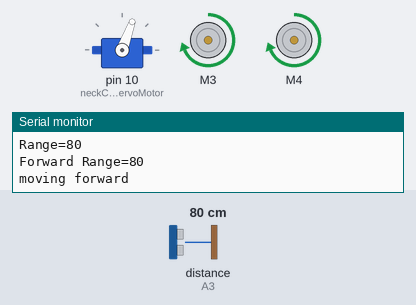
This sketch was run on a simulated Arduino Uno, built with avr-gcc and run on an emulated ATmega328P. Parts: servo, 2 × DC motor (green arrow = forward, orange = backward, longer = faster), the last lines printed to the serial monitor. Wiring (inferred from the names in the program): ultrasonic range finder: trigger A2; echo A3. Inputs (shaded band) come from the test bench; at power-on: distance to the obstacle (sensor on A3) 80 cm. The echo pulse lasts 58.3 µs per cm; random numbers use the default seed unless the sketch sets one.

Above: at 3.2 s.
3.3 s: distance to the obstacle (sensor on A3) set to 22 cm
6.1 s: distance to the obstacle (sensor on A3) set to 18 cm
At 7.2 s:
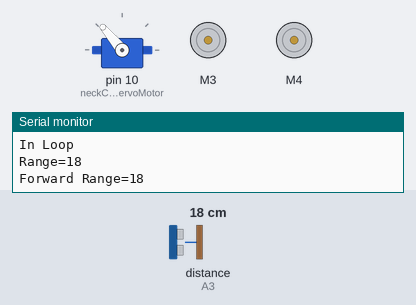
At 10.4 s:
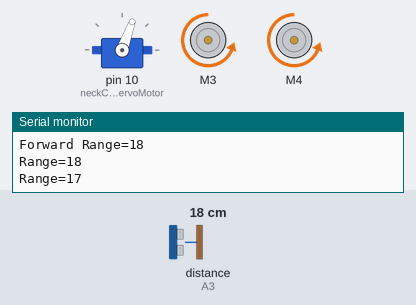
17.5 s: distance to the obstacle (sensor on A3) set to 35 cm
At 17.77 s:
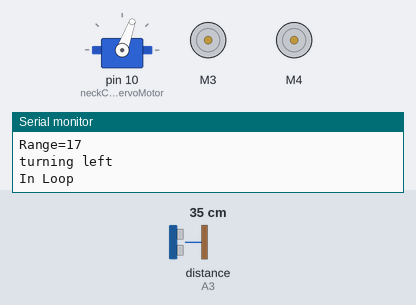
Timing chart, 0 to 20.5 s (numbered marks = the images above; inputs shaded):
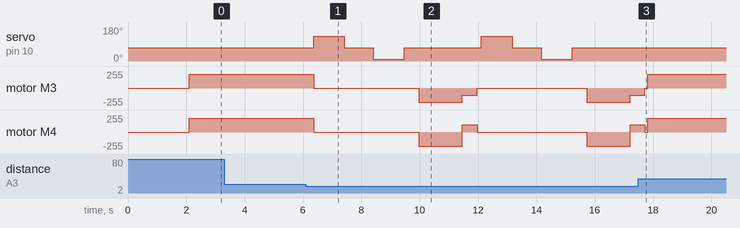

The sketch:

Uno-sheild-ping-servo.ino
```cpp
// ArduCAM Smart_Robot_Car demo (C)2017
//Before using this demo, you shold install AFMotor library
//which are in the InstallLibrary folder.
// This demo support smart mode .
//video link: https://youtu.be/0FB7J-Qzcag

/***********************[NOTICE]*********************************
  We can't guarantee that the motor load
  is exactly the same, so it increases the compensation
  factor. You should adjust them to suit for your motor
****************************************************************/
#define leftFactor 10
#define rightFactor 10

#define speedSet  200
#define TURN_DIST 20
#define TURN_TIME 500
#define TURN_POWER 100
#define FORWARD_DELAY 2000
#define TURN_HEAD_DELAY 1000
#define offset -20

#include <Servo.h>
#include <AFMotor.h>

Servo neckControllerServoMotor;
AF_DCMotor leftMotor(3, MOTOR34_64KHZ);
AF_DCMotor rightMotor(4, MOTOR34_64KHZ);

int trig = A2;
int echo = A3;
unsigned int S;
unsigned int Sleft;
unsigned int Sright;

void setup() {
  Serial.begin(9600);
  Serial.println("Running setup");
  pinMode(trig, OUTPUT);
  pinMode(echo, INPUT);
  neckControllerServoMotor.attach(10);
  neckControllerServoMotor.write(90 + offset);
  delay(2000);
}

void loop() {
  Serial.println("In Loop");
  // point ping streight ahead
  neckControllerServoMotor.write(90 + offset);
  delay(100);
  range();
  Serial.print("Forward Range=");
  Serial.println(S);
  if (S < TURN_DIST )
    turn();
    else moveForward();

}

void turn() {
  moveStop();
  // turn 60 to the left
  neckControllerServoMotor.write(150 + offset);
  delay(TURN_HEAD_DELAY);
  range();
  Sleft = S;

  // point ahead
  neckControllerServoMotor.write(90 + offset);
  delay(TURN_HEAD_DELAY);

  // point 60 to the right
  neckControllerServoMotor.write(30 + offset);
  delay(TURN_HEAD_DELAY);
  range();
  Sright = S;

  // now point ahead
  neckControllerServoMotor.write(90 + offset);
  delay(500);
  if (Sleft <= TURN_DIST && Sright <= TURN_DIST) {
    moveBackward();
    delay(500);
    int x = random(1);
    if (x = 0) {
      turnRight();
    }
    else {
      turnLeft();
    }
  } else {
    if (Sleft >= Sright) {
      turnLeft();
    } else {
      turnRight();
    }
  }
}

void range() {
  digitalWrite(trig, LOW);
  delayMicroseconds(2);
  digitalWrite(trig, HIGH);
  delayMicroseconds(20);
  digitalWrite(trig, LOW);
  int distance = pulseIn(echo, HIGH);
  distance = distance / 58;
  S = distance;
  Serial.print("Range=");
  Serial.println(S);
  if (S < TURN_DIST) {
    delay(50);
  }
}

void moveForward() {
  Serial.println("moving forward");
  leftMotor.run(FORWARD);
  rightMotor.run(FORWARD);
  leftMotor.setSpeed(speedSet + leftFactor);
  rightMotor.setSpeed(speedSet + rightFactor);
  delay(FORWARD_DELAY);
}

void turnLeft() {
  Serial.println("turning left");
  leftMotor.run(BACKWARD);
  rightMotor.run(FORWARD);
  leftMotor.setSpeed(TURN_POWER + leftFactor);
  rightMotor.setSpeed(TURN_POWER + rightFactor);
  delay(TURN_TIME);
  moveStop();
}

void turnRight() {
  Serial.println("turning right");
  leftMotor.run(FORWARD);
  rightMotor.run(BACKWARD);
  leftMotor.setSpeed(TURN_POWER + leftFactor);
  rightMotor.setSpeed(TURN_POWER + rightFactor);
  delay(TURN_TIME);
  moveStop();
}

void moveBackward() {
  leftMotor.run(BACKWARD);
  rightMotor.run(BACKWARD);
  leftMotor.setSpeed(speedSet + leftFactor);
  rightMotor.setSpeed(speedSet + rightFactor);
  delay(1000);
}

void moveStop() {
  leftMotor.run(RELEASE); rightMotor.run(RELEASE);
}
```

Measured:
- the behaviour switches between 20 and 19 cm on distance to the obstacle (sensor on A3) (found by bisection; images 0 and 1)
- after the input at 6.1 s, servo on pin 10 (neckControllerServoMotor): 70° → 130° after 0.26 s, → 70° 1.1 s later, → 10° 1.0 s later, → 70° 1.1 s later, … (8 changes in this stretch); motor M3: forward 210/255 → stopped after 0.26 s, → backward 210/255 3.6 s later, → backward 110/255 1.5 s later, → stopped 0.50 s later, … (6 changes in this stretch)
